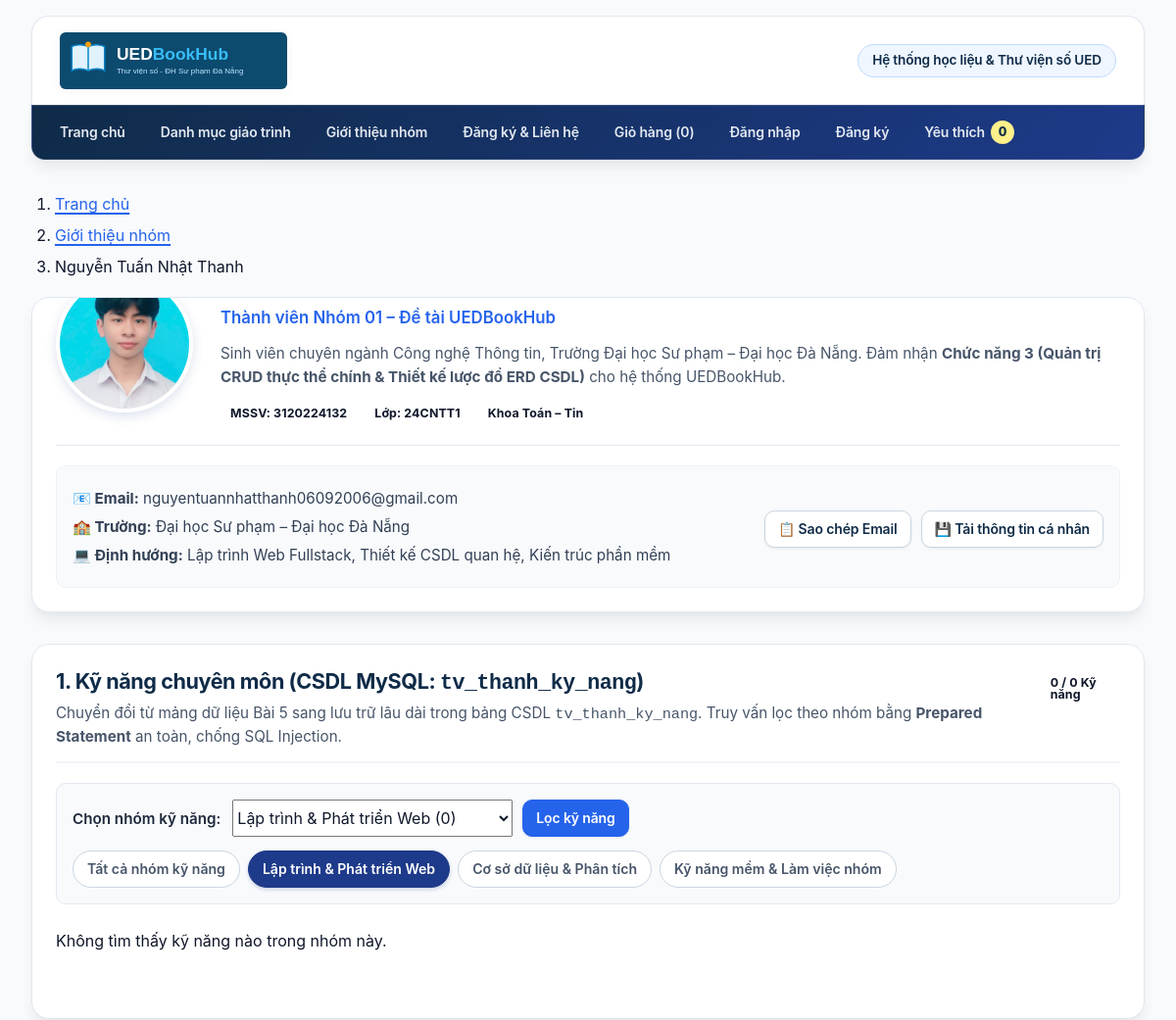
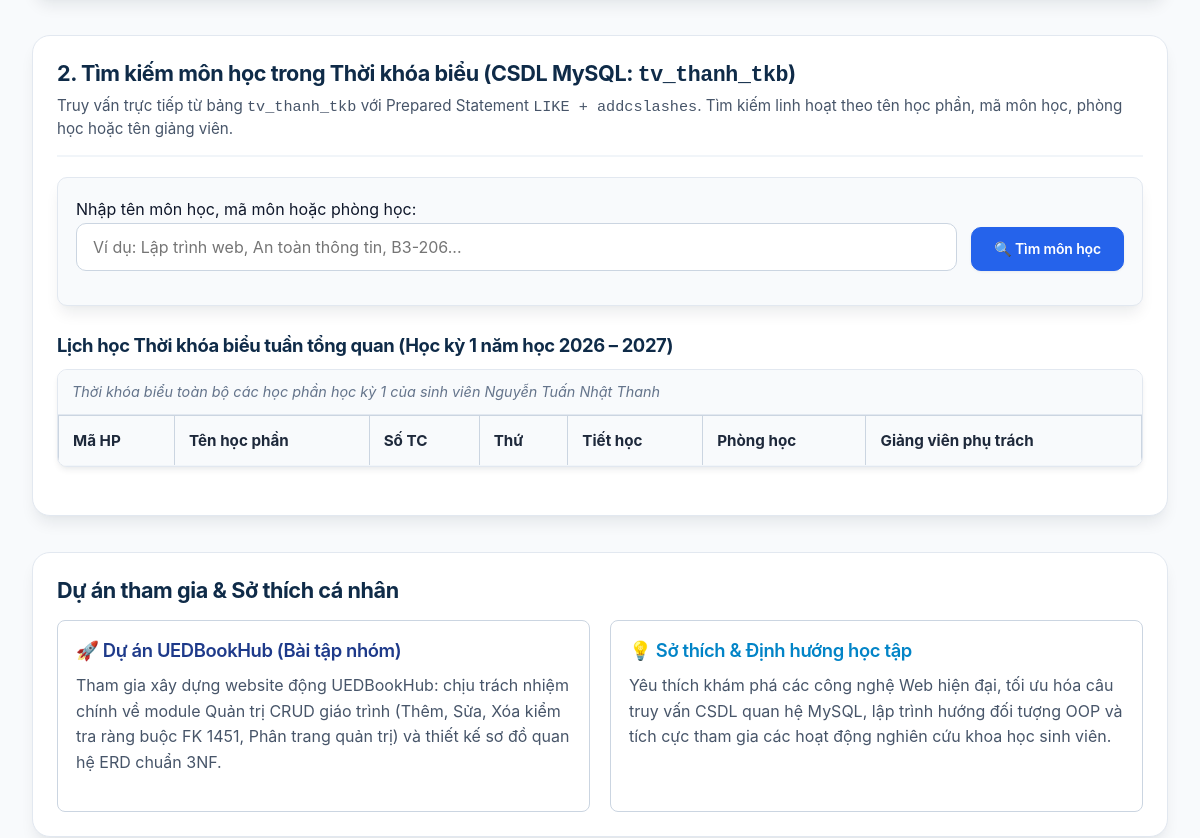
The app's page /thanhvien/3120224132_thanh/gioithieu.php?nhom=laptrinh (upper part), older data (2 pictures, top to bottom).
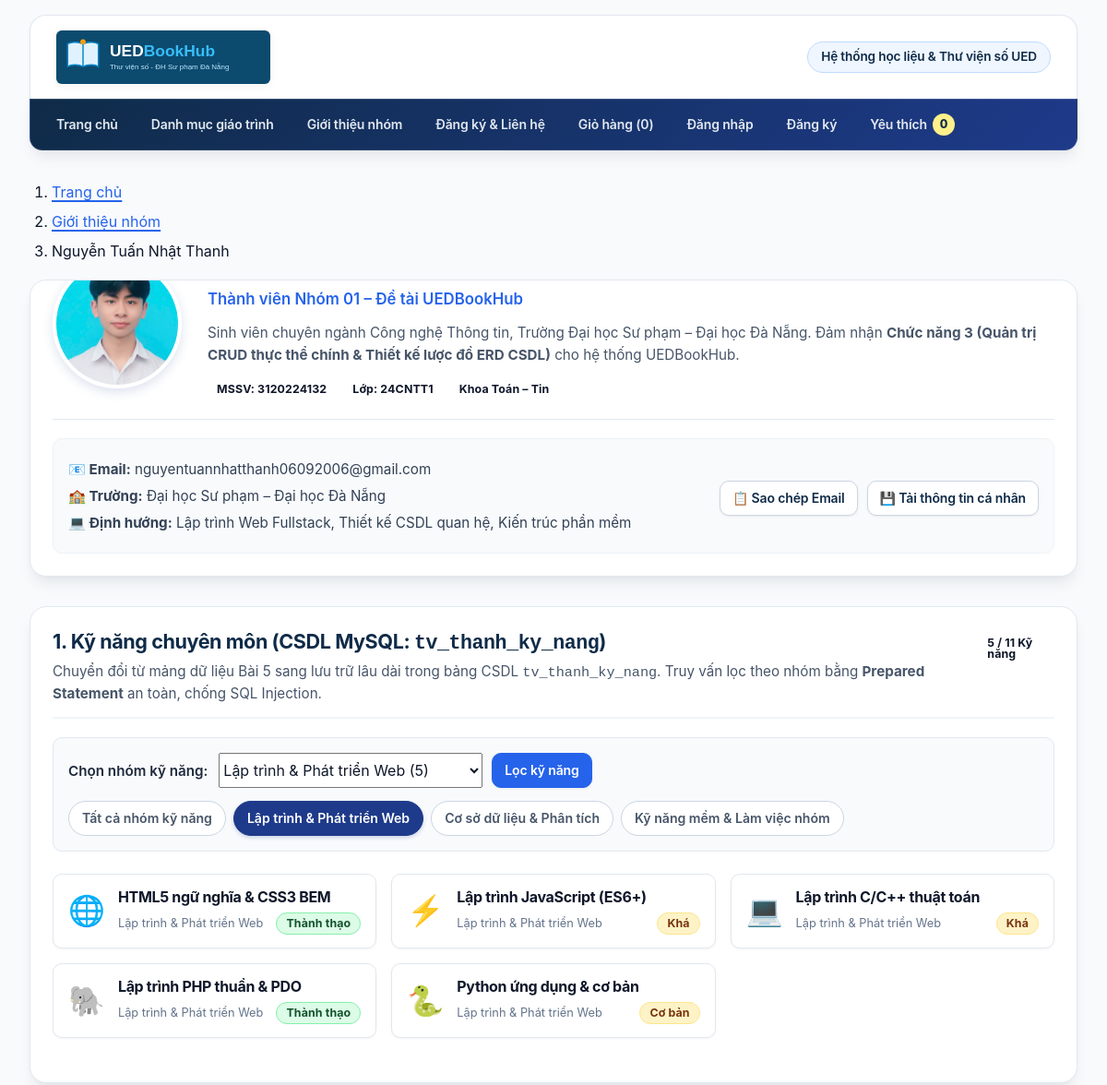
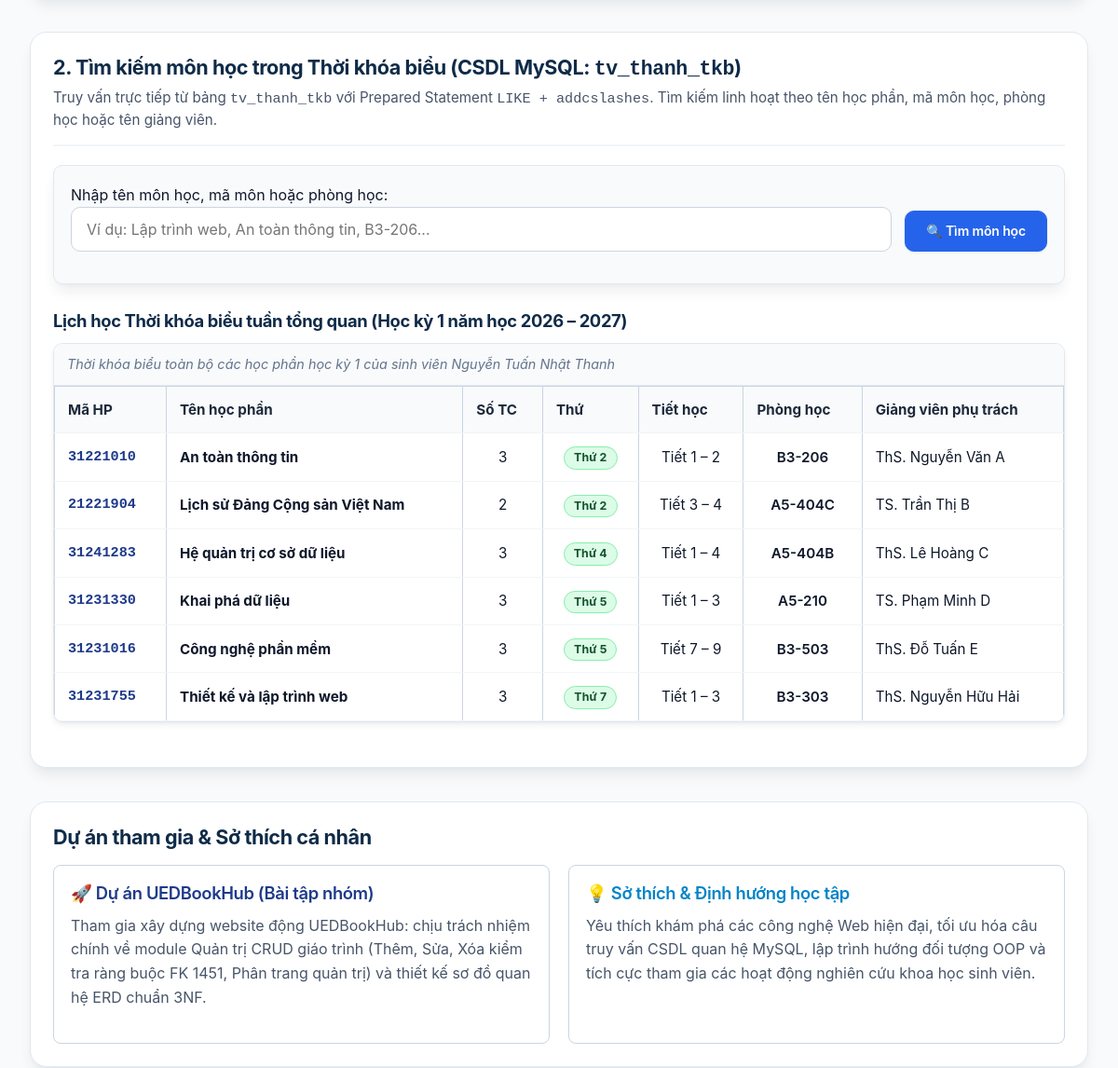
The same page, newer data (2 pictures, top to bottom).
### tables this page shows
CREATE TABLE tv_thanh_ky_nang (
    id INT UNSIGNED AUTO_INCREMENT PRIMARY KEY,
    mssv CHAR(10) NOT NULL,
    nhom VARCHAR(50) NOT NULL,  
    ten_ky_nang VARCHAR(100) NOT NULL,
    muc_do VARCHAR(50) NOT NULL DEFAULT 'Khá',  
    bieu_tuong VARCHAR(20) NOT NULL DEFAULT '⭐',
    CONSTRAINT fk_tv_thanh_ky_nang_thanh_vien FOREIGN KEY (mssv)
        REFERENCES thanh_vien(mssv) ON DELETE CASCADE
);

CREATE TABLE tv_thanh_tkb (
    id INT UNSIGNED AUTO_INCREMENT PRIMARY KEY,
    mssv CHAR(10) NOT NULL,
    ma_hoc_phan VARCHAR(30) NOT NULL,
    ten_mon VARCHAR(150) NOT NULL,
    so_tin_chi TINYINT UNSIGNED NOT NULL DEFAULT 3,
    thu VARCHAR(20) NOT NULL,
    tiet_hoc VARCHAR(30) NOT NULL,
    phong_hoc VARCHAR(50) NOT NULL,
    giang_vien VARCHAR(100) NULL,
    CONSTRAINT fk_tv_thanh_tkb_thanh_vien FOREIGN KEY (mssv)
        REFERENCES thanh_vien(mssv) ON DELETE CASCADE
);

### inc/db.php (called while the page is built, shortened)
<?php
function db(): PDO
{
    static $ketNoi = null;
    if ($ketNoi instanceof PDO) {
        return $ketNoi;
    }
    $ketNoi = new PDO(
        'mysql:host=127.0.0.1;port=3306;dbname=ltweb_nhom01;charset=utf8mb4',
        'root',
        '',
        [
            PDO::ATTR_ERRMODE => PDO::ERRMODE_EXCEPTION,
            PDO::ATTR_DEFAULT_FETCH_MODE => PDO::FETCH_ASSOC,
            PDO::ATTR_EMULATE_PREPARES => false,
        ]
    );
    return $ketNoi;
}

### inc/ham.php (called while the page is built, shortened)
<?php
function e(string|int|float|null $value): string
{
    return htmlspecialchars((string) $value, ENT_QUOTES | ENT_SUBSTITUTE, 'UTF-8');
}

### thanhvien/3120224132_thanh/gioithieu.php (the view, shortened to what the rows shown need)
<?php
$cacNhomKyNang = [
    'tatca'     => 'Tất cả nhóm kỹ năng',
    'laptrinh'  => 'Lập trình & Phát triển Web',
    'csdl'      => 'Cơ sở dữ liệu & Phân tích',
    'kynangmem' => 'Kỹ năng mềm & Làm việc nhóm'
];
$nhomChon = trim($_GET['nhom'] ?? 'tatca');
$dsKyNang = [];
try {
    if ($nhomChon === 'tatca') {
        $stKn = db()->prepare('SELECT id, nhom, ten_ky_nang, muc_do, bieu_tuong FROM tv_thanh_ky_nang WHERE mssv = ? ORDER BY id ASC');
        $stKn->execute([MSSV]);
    } else {
        $stKn = db()->prepare('SELECT id, nhom, ten_ky_nang, muc_do, bieu_tuong FROM tv_thanh_ky_nang WHERE mssv = ? AND nhom = ? ORDER BY id ASC');
        $stKn->execute([MSSV, $nhomChon]);
    }
    $dsKyNang = $stKn->fetchAll();
} catch (PDOException $e) {
    error_log('Lỗi đọc kỹ năng của Thanh: ' . $e->getMessage());
}
$tatCaTkb = [];
try {
    $stAll = db()->prepare('SELECT * FROM tv_thanh_tkb WHERE mssv = ? ORDER BY id ASC');
    $stAll->execute([MSSV]);
    $tatCaTkb = $stAll->fetchAll();
} catch (PDOException $e) {
    error_log('Lỗi đọc toàn bộ TKB của Thanh: ' . $e->getMessage());
}
require __DIR__ . '/../../inc/header.php';
?>
<main class="noi-dung-chinh">
  <article class="ho-so-ca-nhan">
    <div class="ho-so-ca-nhan__than">
      <div class="ho-so-ca-nhan__hang-dau">
        <div class="ho-so-ca-nhan__thong-tin">
          <h1 class="ho-so-ca-nhan__ten">Nguyễn Tuấn Nhật Thanh</h1>
        </div>
      </div>
    </div>
  </article>
  <section id="ky-nang-csdl" class="khoi-chuc-nang-ca-nhan" aria-labelledby="tieu-de-ky-nang">
    <div class="khoi-chuc-nang-ca-nhan__dau">
      <div>
        <h2 id="tieu-de-ky-nang" class="khoi-chuc-nang-ca-nhan__tieu-de">1. Kỹ năng chuyên môn (CSDL MySQL: <code>tv_thanh_ky_nang</code>)</h2>
      </div>
    </div>
    <div class="luoi-ky-nang">
      <?php if (!$dsKyNang): ?>
        <p class="thong-bao-rong">Không tìm thấy kỹ năng nào trong nhóm này.</p>
      <?php else: ?>
        <?php foreach ($dsKyNang as $kn): ?>
          <article class="the-ky-nang">
            <span class="the-ky-nang__bieu-tuong" aria-hidden="true"><?= e($kn['bieu_tuong']) ?></span>
            <div class="the-ky-nang__noi-dung">
              <h3 class="the-ky-nang__ten"><?= e($kn['ten_ky_nang']) ?></h3>
              <div class="the-ky-nang__hang-duoi">
                <span class="the-ky-nang__nhom"><?= e($cacNhomKyNang[$kn['nhom']] ?? $kn['nhom']) ?></span>
                <span class="huy-hieu <?= $kn['muc_do'] === 'Thành thạo' ? 'huy-hieu--con' : 'huy-hieu--sap-het' ?>">
                  <?= e($kn['muc_do']) ?>
                </span>
              </div>
            </div>
          </article>
        <?php endforeach; ?>
      <?php endif; ?>
    </div>
  </section>
  <section id="tim-kiem-tkb" class="khoi-chuc-nang-ca-nhan" aria-labelledby="tieu-de-tkb" style="margin-top: 36px;">
    <div class="khoi-chuc-nang-ca-nhan__dau">
      <div>
        <h2 id="tieu-de-tkb" class="khoi-chuc-nang-ca-nhan__tieu-de">2. Tìm kiếm môn học trong Thời khóa biểu (CSDL MySQL: <code>tv_thanh_tkb</code>)</h2>
      </div>
    </div>
    <div style="margin-top: 28px;">
      <div class="bang-cuon" style="margin-top: 12px;">
        <table>
          <caption>Thời khóa biểu toàn bộ các học phần học kỳ 1 của sinh viên Nguyễn Tuấn Nhật Thanh</caption>
          <thead>
            <tr>
              <th scope="col">Mã HP</th>
              <th scope="col">Tên học phần</th>
              <th scope="col">Số TC</th>
              <th scope="col">Thứ</th>
              <th scope="col">Tiết học</th>
              <th scope="col">Phòng học</th>
              <th scope="col">Giảng viên phụ trách</th>
            </tr>
          </thead>
          <tbody>
            <?php foreach ($tatCaTkb as $tkb): ?>
              <tr>
                <td style="font-family: monospace; font-weight: bold; color: #1e3a8a;"><?= e($tkb['ma_hoc_phan']) ?></td>
                <td><strong><?= e($tkb['ten_mon']) ?></strong></td>
                <td style="text-align: center;"><?= (int)$tkb['so_tin_chi'] ?></td>
                <td style="text-align: center;"><span class="huy-hieu huy-hieu--con"><?= e($tkb['thu']) ?></span></td>
                <td style="text-align: center;"><?= e($tkb['tiet_hoc']) ?></td>
                <td style="text-align: center; font-weight: 600;"><?= e($tkb['phong_hoc']) ?></td>
                <td><?= e($tkb['giang_vien'] ?? 'ThS. Nguyễn Hữu Hải') ?></td>
              </tr>
            <?php endforeach; ?>
          </tbody>
        </table>
      </div>
    </div>
  </section>
  <section class="khoi-chuc-nang-ca-nhan" style="margin-top: 36px;">
    <h2 class="khoi-chuc-nang-ca-nhan__tieu-de">Dự án tham gia &amp; Sở thích cá nhân</h2>
  </section>
</main>
<?php
require __DIR__ . '/../../inc/footer.php';

Row changes from the older to the newer data that the page shows:
added tv_thanh_ky_nang: bieu_tuong "🌐", ten_ky_nang "HTML5 ngữ nghĩa & CSS3 BEM", nhom "Lập trình & Phát triển Web", muc_do "Thành thạo"
added tv_thanh_ky_nang: bieu_tuong "⚡", ten_ky_nang "Lập trình JavaScript (ES6+)", nhom "Lập trình & Phát triển Web", muc_do "Khá"
added tv_thanh_ky_nang: bieu_tuong "💻", ten_ky_nang "Lập trình C/C++ thuật toán", nhom "Lập trình & Phát triển Web", muc_do "Khá"
added tv_thanh_ky_nang: bieu_tuong "🐘", ten_ky_nang "Lập trình PHP thuần & PDO", nhom "Lập trình & Phát triển Web", muc_do "Thành thạo"
added tv_thanh_ky_nang: bieu_tuong "🐍", ten_ky_nang "Python ứng dụng & cơ bản", nhom "Lập trình & Phát triển Web", muc_do "Cơ bản"
added tv_thanh_tkb: ma_hoc_phan "31221010", ten_mon "An toàn thông tin", so_tin_chi "3", thu "Thứ 2", tiet_hoc "Tiết 1 – 2", phong_hoc "B3-206", giang_vien "ThS. Nguyễn Văn A"
added tv_thanh_tkb: ma_hoc_phan "21221904", ten_mon "Lịch sử Đảng Cộng sản Việt Nam", so_tin_chi "2", thu "Thứ 2", tiet_hoc "Tiết 3 – 4", phong_hoc "A5-404C", giang_vien "TS. Trần Thị B"
added tv_thanh_tkb: ma_hoc_phan "31241283", ten_mon "Hệ quản trị cơ sở dữ liệu", so_tin_chi "3", thu "Thứ 4", tiet_hoc "Tiết 1 – 4", phong_hoc "A5-404B", giang_vien "ThS. Lê Hoàng C"
added tv_thanh_tkb: ma_hoc_phan "31231330", ten_mon "Khai phá dữ liệu", so_tin_chi "3", thu "Thứ 5", tiet_hoc "Tiết 1 – 3", phong_hoc "A5-210", giang_vien "TS. Phạm Minh D"
added tv_thanh_tkb: ma_hoc_phan "31231016", ten_mon "Công nghệ phần mềm", so_tin_chi "3", thu "Thứ 5", tiet_hoc "Tiết 7 – 9", phong_hoc "B3-503", giang_vien "ThS. Đỗ Tuấn E"
added tv_thanh_tkb: ma_hoc_phan "31231755", ten_mon "Thiết kế và lập trình web", so_tin_chi "3", thu "Thứ 7", tiet_hoc "Tiết 1 – 3", phong_hoc "B3-303", giang_vien "ThS. Nguyễn Hữu Hải"
Text that changed along with them:
count($dsKyNang): "0" → "5"
$tongSoKyNang: "0" → "11"
form field nhom: "Lập trình & Phát triển Web (0)" → "Lập trình & Phát triển Web (5)"
text no longer shown: "Không tìm thấy kỹ năng nào trong nhóm này."
